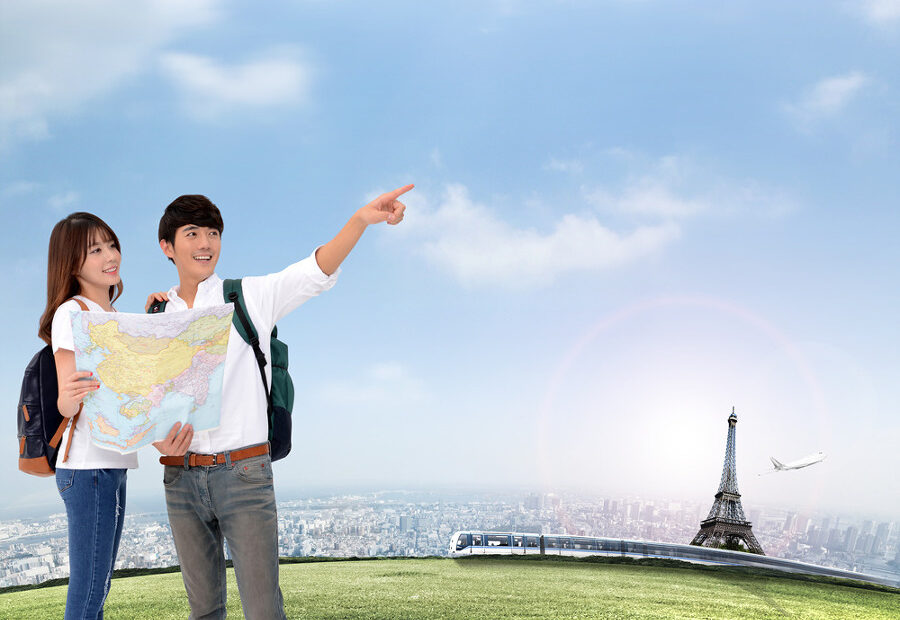
#> input picture 24. 사진을 그림으로 변환하기 (OpenCV)/여행사진.jpg, 900 x 620 px
$ python main24-1.py
#> lines starting #> are read from the running program, lines starting #| are printed output that depends on the picture
import numpy as np
import cv2

if __name__ == '__main__':


    ff = np.fromfile(r'./여행사진.jpg', np.uint8)
    img = cv2.imdecode(ff, cv2.IMREAD_UNCHANGED)
#> img is the input picture: shape (620, 900, 3); mean B, G, R 208.4, 195.5, 179.9
    img = cv2.resize(img, dsize=(0, 0), fx=1.0, fy=1.0, interpolation=cv2.INTER_LINEAR)

    cartoon_img = cv2.stylization(img, sigma_s=100, sigma_r=0.1)
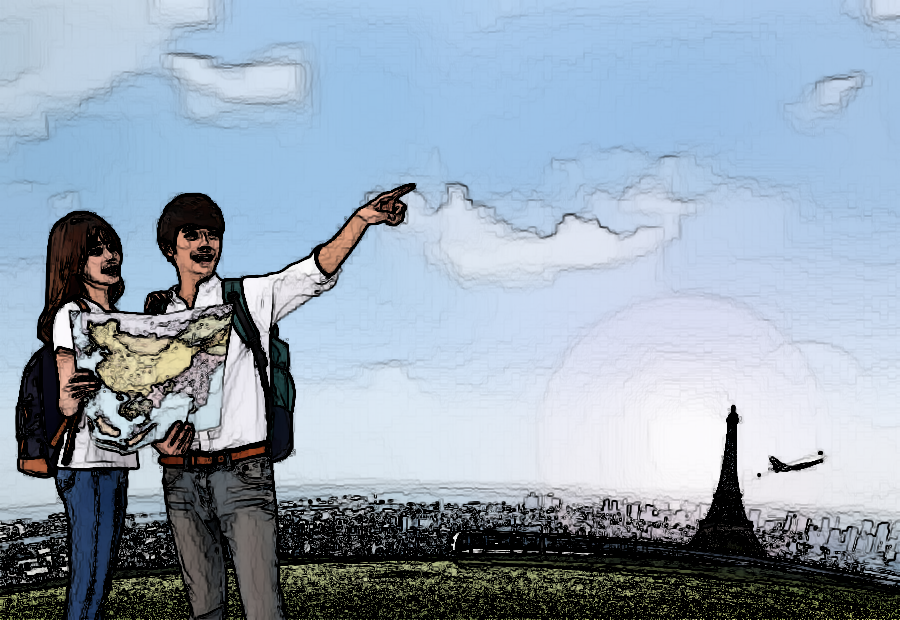
#> cartoon_img: shape (620, 900, 3); mean B, G, R 178.7, 163.2, 148.3

    cv2.imshow('cartoon view', cartoon_img)
    cv2.waitKey(0)
    cv2.destroyAllWindows()
